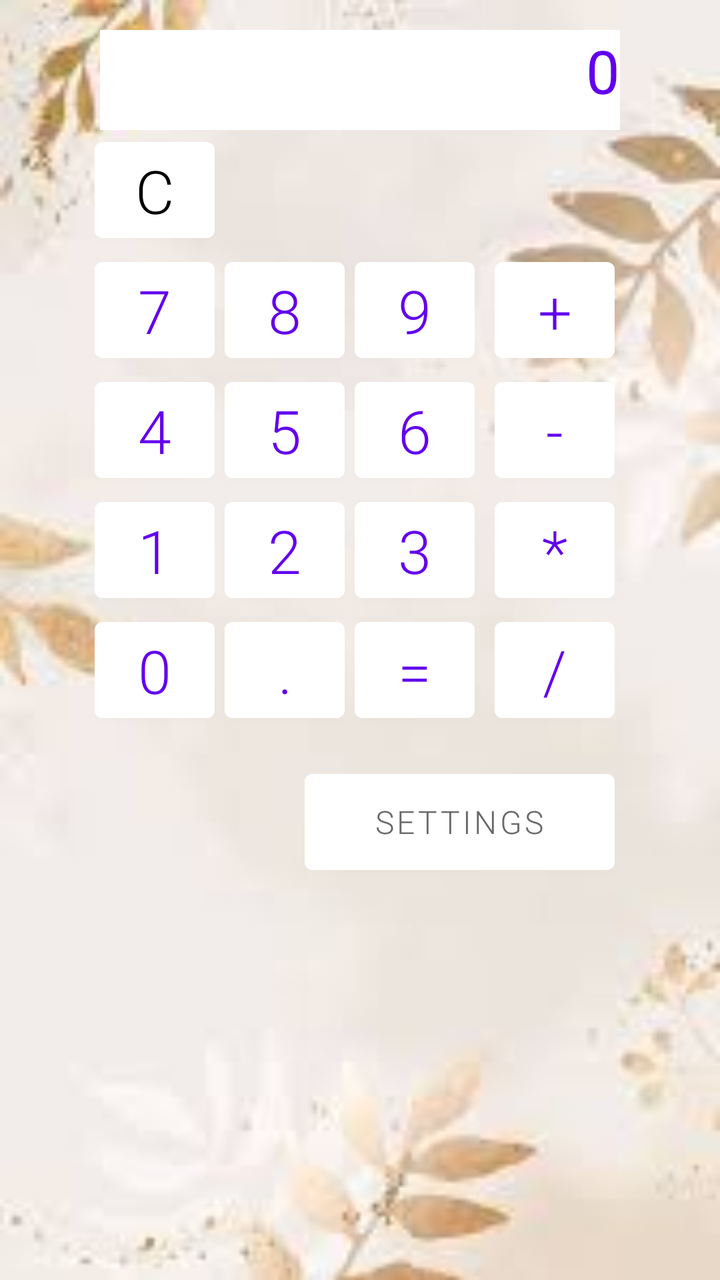
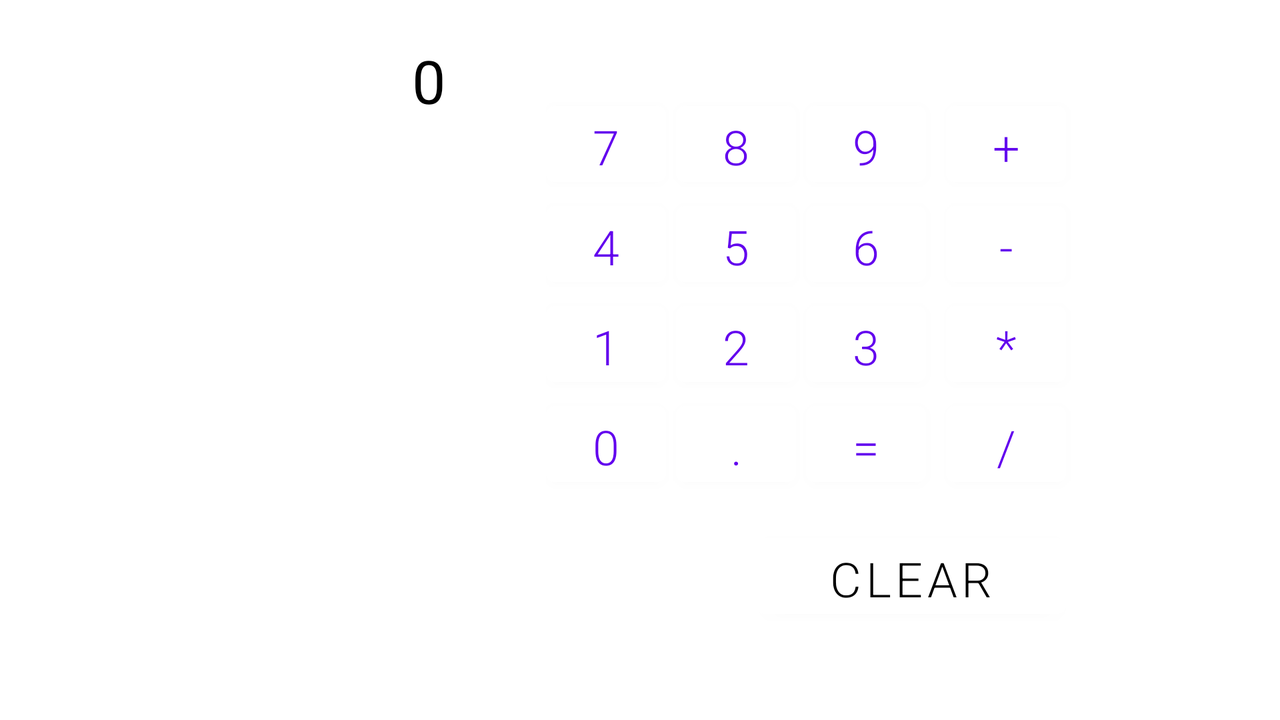

One screen, two layout resources from the same app: the default and the repository's alternative for another configuration. Each is rendered where Android would select it; the XML of both is given below.
<!-- AndroidManifest.xml: application theme Theme.MySecondLesson -->
<!-- res/layout/activity_main.xml -->
<?xml version="1.0" encoding="utf-8"?>
<FrameLayout xmlns:android="http://schemas.android.com/apk/res/android"
    xmlns:app="http://schemas.android.com/apk/res-auto"
    xmlns:tools="http://schemas.android.com/tools"
    android:layout_width="match_parent"
    android:layout_height="match_parent">

    <androidx.appcompat.widget.AppCompatImageView
        android:layout_width="match_parent"
        android:layout_height="match_parent"
        android:scaleType="centerCrop"
        app:srcCompat="@drawable/calc_background4" />

    <LinearLayout
        android:id="@+id/root_layout"
        android:layout_width="match_parent"
        android:layout_height="match_parent"
        android:gravity="center_horizontal"
        android:orientation="vertical"
        tools:context=".MainActivity">


        <TextView
            android:id="@+id/view_result"
            android:layout_width="match_parent"
            android:layout_height="@dimen/tv_layout_height"
            android:layout_gravity="center_horizontal"
            android:layout_marginStart="@dimen/layout_margin_left_text_view"
            android:layout_marginTop="@dimen/layout_margin_top_text_view"
            android:layout_marginEnd="@dimen/layout_margin_right_text_view"
            android:background="?colorOnPrimary"
            android:gravity="end"
            android:text="@string/result_text"
            android:textColor="?colorPrimary"
            android:textSize="@dimen/text_size_text_view" />

        <GridLayout
            android:layout_width="wrap_content"
            android:layout_height="wrap_content"
            android:layout_gravity="center"
            android:columnCount="4"
            android:orientation="horizontal">

            <com.google.android.material.button.MaterialButton
                android:id="@+id/clear_button"
                style="@style/NumberButtonStyle"
                android:layout_columnSpan="4"
                android:tag="@string/tag_AC_button"
                android:text="@string/clear_button"
                android:textColor="@color/black" />

            <com.google.android.material.button.MaterialButton
                android:id="@+id/digit_seven_button"
                style="@style/NumberButtonStyle"
                android:tag="@string/tag_7_button"
                android:text="@string/digit_seven_button" />

            <com.google.android.material.button.MaterialButton
                android:id="@+id/digit_eight_button"
                style="@style/NumberButtonStyle"
                android:tag="@string/tag_8_button"
                android:text="@string/digit_eight_button" />

            <com.google.android.material.button.MaterialButton
                android:id="@+id/digit_nine_button"
                style="@style/NumberButtonStyle"
                android:tag="@string/tag_9_button"
                android:text="@string/digit_nine_button" />

            <com.google.android.material.button.MaterialButton
                android:id="@+id/add_operation_button"
                style="@style/OpButtonStyle"
                android:tag="@string/tag_plus_button"
                android:text="@string/button_add" />

            <com.google.android.material.button.MaterialButton
                android:id="@+id/digit_four_button"
                style="@style/NumberButtonStyle"
                android:tag="@string/tag_4_button"
                android:text="@string/digit_four_button" />

            <com.google.android.material.button.MaterialButton
                android:id="@+id/digit_five_button"
                style="@style/NumberButtonStyle"
                android:tag="@string/tag_5_button"
                android:text="@string/digit_five_button" />

            <com.google.android.material.button.MaterialButton
                android:id="@+id/digit_six_button"
                style="@style/NumberButtonStyle"
                android:tag="@string/tag_6_button"
                android:text="@string/digit_six_button" />

            <com.google.android.material.button.MaterialButton
                android:id="@+id/minus_operation_button"
                style="@style/OpButtonStyle"
                android:tag="@string/tag_minus_button"
                android:text="@string/button_sub" />

            <com.google.android.material.button.MaterialButton
                android:id="@+id/digit_one_button"
                style="@style/NumberButtonStyle"
                android:tag="@string/tag_1_button"
                android:text="@string/digit_one_button" />

            <com.google.android.material.button.MaterialButton
                android:id="@+id/digit_two_button"
                style="@style/NumberButtonStyle"
                android:tag="@string/tag_2_button"
                android:text="@string/digit_two_button" />

            <com.google.android.material.button.MaterialButton
                android:id="@+id/digit_three_button"
                style="@style/NumberButtonStyle"
                android:tag="@string/tag_3_button"
                android:text="@string/digit_three_button" />

            <com.google.android.material.button.MaterialButton
                android:id="@+id/mult_operation_button"
                style="@style/OpButtonStyle"
                android:tag="@string/tag_mult_button"
                android:text="@string/button_mult" />

            <com.google.android.material.button.MaterialButton
                android:id="@+id/digit_zero_button"
                style="@style/NumberButtonStyle"
                android:tag="@string/tag_0_button"
                android:text="@string/digit_zero_button" />

            <com.google.android.material.button.MaterialButton
                android:id="@+id/dot_symbol_button"
                style="@style/NumberButtonStyle"
                android:tag="@string/tag_dot_button"
                android:text="@string/button_dot" />

            <com.google.android.material.button.MaterialButton
                android:id="@+id/get_result_button"
                style="@style/NumberButtonStyle"
                android:tag="@string/tag_getres_button"
                android:text="@string/button_res" />

            <com.google.android.material.button.MaterialButton
                android:id="@+id/div_operation_button"
                style="@style/OpButtonStyle"
                android:tag="@string/tag_div_button"
                android:text="@string/button_div" />

            <com.google.android.material.button.MaterialButton
                android:id="@+id/switch_to_settings_button"
                style="@style/AdditionButtonStyle"
                android:tag="@string/tag_switch_to_settings_button"
                android:text="@string/settings_button" />
        </GridLayout>

    </LinearLayout>
</FrameLayout>
<!-- resources referenced by this layout -->
<resources>
  <color name="black">#FF000000</color>
  <dimen name="layout_margin_left_text_view">50dp</dimen>
  <dimen name="layout_margin_right_text_view">50dp</dimen>
  <dimen name="layout_margin_top_text_view">15dp</dimen>
  <dimen name="text_size_text_view">30sp</dimen>
  <dimen name="tv_layout_height">50dp</dimen>
  <string name="button_add" translatable="false">+</string>
  <string name="button_div" translatable="false">/</string>
  <string name="button_dot" translatable="false">.</string>
  <string name="button_mult" translatable="false">*</string>
  <string name="button_res" translatable="false">=</string>
  <string name="button_sub" translatable="false">-</string>
  <string name="clear_button" translatable="false">C</string>
  <string name="digit_eight_button" translatable="false">8</string>
  <string name="digit_five_button" translatable="false">5</string>
  <string name="digit_four_button" translatable="false">4</string>
  <string name="digit_nine_button" translatable="false">9</string>
  <string name="digit_one_button" translatable="false">1</string>
  <string name="digit_seven_button" translatable="false">7</string>
  <string name="digit_six_button" translatable="false">6</string>
  <string name="digit_three_button" translatable="false">3</string>
  <string name="digit_two_button" translatable="false">2</string>
  <string name="digit_zero_button" translatable="false">0</string>
  <string name="result_text" translatable="false">0</string>
  <string name="settings_button">Settings</string>
  <string name="tag_0_button" translatable="false">0</string>
  <string name="tag_1_button" translatable="false">1</string>
  <string name="tag_2_button" translatable="false">2</string>
  <string name="tag_3_button" translatable="false">3</string>
  <string name="tag_4_button" translatable="false">4</string>
  <string name="tag_5_button" translatable="false">5</string>
  <string name="tag_6_button" translatable="false">6</string>
  <string name="tag_7_button" translatable="false">7</string>
  <string name="tag_8_button" translatable="false">8</string>
  <string name="tag_9_button" translatable="false">9</string>
  <string name="tag_AC_button" translatable="false">AC</string>
  <string name="tag_div_button" translatable="false">/</string>
  <string name="tag_dot_button" translatable="false">.</string>
  <string name="tag_getres_button" translatable="false">=</string>
  <string name="tag_minus_button" translatable="false">-</string>
  <string name="tag_mult_button" translatable="false">*</string>
  <string name="tag_plus_button" translatable="false">+</string>
  <string name="tag_switch_to_settings_button" translatable="false">switch_to_horiz</string>
  <style name="AdditionButtonStyle" parent="ReservedButtonStyle">
          <item name="android:textColor">@color/gray</item>
          <item name="android:textSize">@dimen/addition_buttons_textsize</item>
      </style>
  <style name="OpButtonStyle" parent="NumberButtonStyle">
          <item name="android:layout_marginStart">@dimen/button_fringe_margin_start</item>
      </style>
  <color name="gray">#686969</color>
  <dimen name="addition_buttons_textsize">16sp</dimen>
  <dimen name="button_layout_width">60dp</dimen>
  <dimen name="button_layout_height">60dp</dimen>
  <dimen name="button_regular_margin_end">5dp</dimen>
  <dimen name="calc_buttons_textsize">30sp</dimen>
  <dimen name="button_fringe_margin_start">5dp</dimen>
  <color name="purple_500">#FF6200EE</color>
  <color name="purple_700">#FF3700B3</color>
  <color name="white">#FFFFFFFF</color>
  <color name="teal_200">#FF03DAC5</color>
  <color name="teal_700">#FF018786</color>
  <dimen name="button_extended_width">155dp</dimen>
  <dimen name="button_regular_margin_top">16dp</dimen>
</resources>
<!-- res/layout-land/activity_main.xml (the repository's variant of the layout above) -->
<!-- drawn on the phone turned sideways -->
<?xml version="1.0" encoding="utf-8"?>
<FrameLayout xmlns:android="http://schemas.android.com/apk/res/android"
    xmlns:app="http://schemas.android.com/apk/res-auto"
    xmlns:tools="http://schemas.android.com/tools"
    android:layout_width="match_parent"
    android:layout_height="match_parent">

    <androidx.appcompat.widget.AppCompatImageView
        android:layout_width="match_parent"
        android:layout_height="match_parent"
        android:scaleType="centerCrop"
        app:srcCompat="@drawable/milkyway" />

    <LinearLayout
        android:id="@+id/root_layout"
        android:layout_width="match_parent"
        android:layout_height="match_parent"
        android:gravity="center_vertical"
        android:orientation="horizontal"
        tools:context=".MainActivity">


        <TextView
            android:id="@+id/view_result"
            android:layout_width="@dimen/tv_layout_width"
            android:layout_height="@dimen/tv_layout_height"
            android:layout_gravity="top"
            android:layout_marginVertical="@dimen/layout_margin_vertical_text_view"
            android:layout_marginStart="@dimen/layout_margin_left_text_view"
            android:layout_marginTop="@dimen/layout_margin_top_text_view"
            android:layout_marginEnd="@dimen/layout_margin_right_text_view"
            android:background="@color/white"
            android:gravity="end"
            android:text="@string/result_text"
            android:textColor="@color/black"
            android:textSize="@dimen/text_size_text_view" />

        <GridLayout
            android:layout_width="wrap_content"
            android:layout_height="wrap_content"
            android:layout_gravity="center"
            android:columnCount="4"
            android:orientation="horizontal">

            <com.google.android.material.button.MaterialButton
                android:id="@+id/digit_seven_button"
                style="@style/NumberButtonStyle"
                android:tag="@string/tag_7_button"
                android:text="@string/digit_seven_button" />

            <com.google.android.material.button.MaterialButton
                android:id="@+id/digit_eight_button"
                style="@style/NumberButtonStyle"
                android:tag="@string/tag_8_button"
                android:text="@string/digit_eight_button" />

            <com.google.android.material.button.MaterialButton
                android:id="@+id/digit_nine_button"
                style="@style/NumberButtonStyle"
                android:tag="@string/tag_9_button"
                android:text="@string/digit_nine_button" />

            <com.google.android.material.button.MaterialButton
                android:id="@+id/add_operation_button"
                style="@style/OpButtonStyle"
                android:tag="@string/tag_plus_button"
                android:text="@string/button_add" />

            <com.google.android.material.button.MaterialButton
                android:id="@+id/digit_four_button"
                style="@style/NumberButtonStyle"
                android:tag="@string/tag_4_button"
                android:text="@string/digit_four_button" />

            <com.google.android.material.button.MaterialButton
                android:id="@+id/digit_five_button"
                style="@style/NumberButtonStyle"
                android:tag="@string/tag_5_button"
                android:text="@string/digit_five_button" />

            <com.google.android.material.button.MaterialButton
                android:id="@+id/digit_six_button"
                style="@style/NumberButtonStyle"
                android:tag="@string/tag_6_button"
                android:text="@string/digit_six_button" />

            <com.google.android.material.button.MaterialButton
                android:id="@+id/minus_operation_button"
                style="@style/OpButtonStyle"
                android:tag="@string/tag_minus_button"
                android:text="@string/button_sub" />

            <com.google.android.material.button.MaterialButton
                android:id="@+id/digit_one_button"
                style="@style/NumberButtonStyle"
                android:tag="@string/tag_1_button"
                android:text="@string/digit_one_button" />

            <com.google.android.material.button.MaterialButton
                android:id="@+id/digit_two_button"
                style="@style/NumberButtonStyle"
                android:tag="@string/tag_2_button"
                android:text="@string/digit_two_button" />

            <com.google.android.material.button.MaterialButton
                android:id="@+id/digit_three_button"
                style="@style/NumberButtonStyle"
                android:tag="@string/tag_3_button"
                android:text="@string/digit_three_button" />

            <com.google.android.material.button.MaterialButton
                android:id="@+id/mult_operation_button"
                style="@style/OpButtonStyle"
                android:tag="@string/tag_mult_button"
                android:text="@string/button_mult" />

            <com.google.android.material.button.MaterialButton
                android:id="@+id/digit_zero_button"
                style="@style/NumberButtonStyle"
                android:tag="@string/tag_0_button"
                android:text="@string/digit_zero_button" />

            <com.google.android.material.button.MaterialButton
                android:id="@+id/dot_symbol_button"
                style="@style/NumberButtonStyle"
                android:tag="@string/tag_dot_button"
                android:text="@string/button_dot" />

            <com.google.android.material.button.MaterialButton
                android:id="@+id/get_result_button"
                style="@style/NumberButtonStyle"
                android:tag="@string/tag_getres_button"
                android:text="@string/button_res" />

            <com.google.android.material.button.MaterialButton
                android:id="@+id/div_operation_button"
                style="@style/OpButtonStyle"
                android:tag="@string/tag_div_button"
                android:text="@string/button_div" />

            <com.google.android.material.button.MaterialButton
                android:id="@+id/clear_button"
                style="@style/ReservedButtonStyle"
                android:tag="@string/tag_AC_button"
                android:text="@string/clear_button"
                android:textColor="@color/black" />
        </GridLayout>

    </LinearLayout>
</FrameLayout>
<!-- resources referenced by the variant -->
<!-- as the phone turned sideways resolves them -->
<resources>
  <color name="black">#FF000000</color>
  <color name="white">#FFFFFFFF</color>
  <dimen name="layout_margin_left_text_view">50dp</dimen>
  <dimen name="layout_margin_right_text_view">50dp</dimen>
  <dimen name="layout_margin_top_text_view">15dp</dimen>
  <dimen name="layout_margin_vertical_text_view">20dp</dimen>
  <dimen name="text_size_text_view">30sp</dimen>
  <!-- from res/values-land/ -->
  <dimen name="tv_layout_height">120dp</dimen>
  <!-- from res/values-land/ -->
  <dimen name="tv_layout_width">173dp</dimen>
  <string name="button_add" translatable="false">+</string>
  <string name="button_div" translatable="false">/</string>
  <string name="button_dot" translatable="false">.</string>
  <string name="button_mult" translatable="false">*</string>
  <string name="button_res" translatable="false">=</string>
  <string name="button_sub" translatable="false">-</string>
  <!-- from res/values-land/ -->
  <string name="clear_button">Clear</string>
  <string name="digit_eight_button" translatable="false">8</string>
  <string name="digit_five_button" translatable="false">5</string>
  <string name="digit_four_button" translatable="false">4</string>
  <string name="digit_nine_button" translatable="false">9</string>
  <string name="digit_one_button" translatable="false">1</string>
  <string name="digit_seven_button" translatable="false">7</string>
  <string name="digit_six_button" translatable="false">6</string>
  <string name="digit_three_button" translatable="false">3</string>
  <string name="digit_two_button" translatable="false">2</string>
  <string name="digit_zero_button" translatable="false">0</string>
  <string name="result_text" translatable="false">0</string>
  <string name="tag_0_button" translatable="false">0</string>
  <string name="tag_1_button" translatable="false">1</string>
  <string name="tag_2_button" translatable="false">2</string>
  <string name="tag_3_button" translatable="false">3</string>
  <string name="tag_4_button" translatable="false">4</string>
  <string name="tag_5_button" translatable="false">5</string>
  <string name="tag_6_button" translatable="false">6</string>
  <string name="tag_7_button" translatable="false">7</string>
  <string name="tag_8_button" translatable="false">8</string>
  <string name="tag_9_button" translatable="false">9</string>
  <string name="tag_AC_button" translatable="false">AC</string>
  <string name="tag_div_button" translatable="false">/</string>
  <string name="tag_dot_button" translatable="false">.</string>
  <string name="tag_getres_button" translatable="false">=</string>
  <string name="tag_minus_button" translatable="false">-</string>
  <string name="tag_mult_button" translatable="false">*</string>
  <string name="tag_plus_button" translatable="false">+</string>
  <style name="OpButtonStyle" parent="NumberButtonStyle">
          <item name="android:layout_marginStart">@dimen/button_fringe_margin_start</item>
      </style>
  <!-- from res/values-land/ -->
  <dimen name="button_layout_width">60dp</dimen>
  <!-- from res/values-land/ -->
  <dimen name="button_layout_height">50dp</dimen>
  <dimen name="button_regular_margin_end">5dp</dimen>
  <!-- from res/values-land/ -->
  <dimen name="calc_buttons_textsize">24sp</dimen>
  <dimen name="button_fringe_margin_start">5dp</dimen>
  <dimen name="button_extended_width">155dp</dimen>
  <dimen name="button_regular_margin_top">16dp</dimen>
  <color name="purple_500">#FF6200EE</color>
  <color name="purple_700">#FF3700B3</color>
  <color name="teal_200">#FF03DAC5</color>
  <color name="teal_700">#FF018786</color>
</resources>
